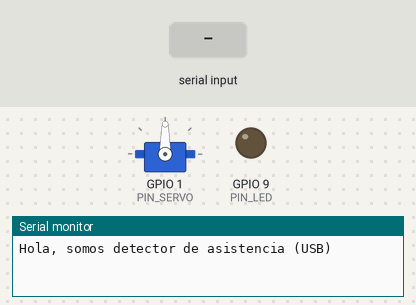
A sketch run on a simulated Seeed XIAO ESP32-S3. Shown: servo, output pins drawn as LEDs (lit = HIGH), the last lines printed to the serial monitor. Dashed ring = blinking. Inputs (shaded band) come from the test bench.

Above: at 1.2 s.
1.3 s: "#desconocido\n" received over Serial
At 1.37 s:
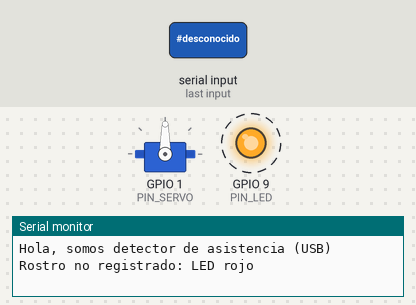
4.3 s: "1\n" received over Serial
At 4.42 s:
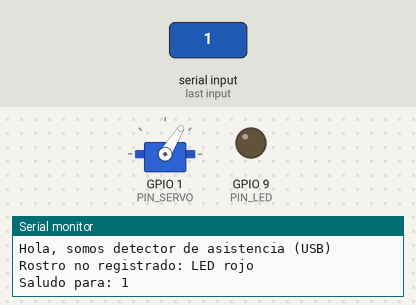
At 5.17 s:
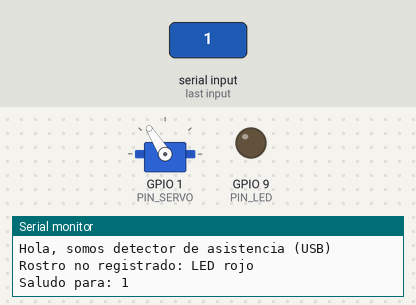
Timing chart, 0 to 7.3 s (numbered marks = the images above; inputs shaded):
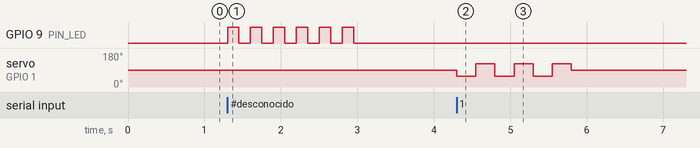

The sketch:

detector_asistencia_xiao_usb.ino
```cpp
#include <ESP32Servo.h>

const int PIN_SERVO = D0;
const int PIN_LED = D10;
const int ANGULO_REPOSO = 90;
const int ANGULO_A = 58;
const int ANGULO_B = 122;
const int VECES = 3;
const int PARPADEOS = 6;

Servo mano;
String linea = "";

void saludar() {
  for (int i = 0; i < VECES; i++) {
    mano.write(ANGULO_A);
    delay(250);
    mano.write(ANGULO_B);
    delay(250);
  }
  mano.write(ANGULO_REPOSO);
}

void alertaRoja() {
  for (int i = 0; i < PARPADEOS; i++) {
    digitalWrite(PIN_LED, HIGH);
    delay(150);
    digitalWrite(PIN_LED, LOW);
    delay(150);
  }
}

void setup() {
  Serial.begin(115200);
  pinMode(PIN_LED, OUTPUT);
  digitalWrite(PIN_LED, LOW);
  mano.setPeriodHertz(50);
  mano.attach(PIN_SERVO, 500, 2400);
  mano.write(ANGULO_REPOSO);
  Serial.println("Hola, somos detector de asistencia (USB)");
}

void loop() {
  while (Serial.available()) {
    char c = Serial.read();
    if (c == '\n') {
      linea.trim();
      if (linea == "#desconocido") {
        Serial.println("Rostro no registrado: LED rojo");
        alertaRoja();
      } else if (linea.length() > 0) {
        Serial.printf("Saludo para: %s\n", linea.c_str());
        saludar();
      }
      linea = "";
    } else if (c != '\r' && linea.length() < 60) {
      linea += c;
    }
  }
}
```

Measured:
- after the input at 1.3 s, GPIO 9 (PIN_LED): alternates HIGH for 0.15 s and LOW for 0.15 s, 12 changes in all, then stays LOW, starting at once
- after the input at 4.3 s, servo on GPIO 1 (PIN_SERVO): 90° → 58° at once, then repeats every 0.50 s: 122° 0.25 s, 58° 0.25 s, until it stays 90° from 5.8 s
